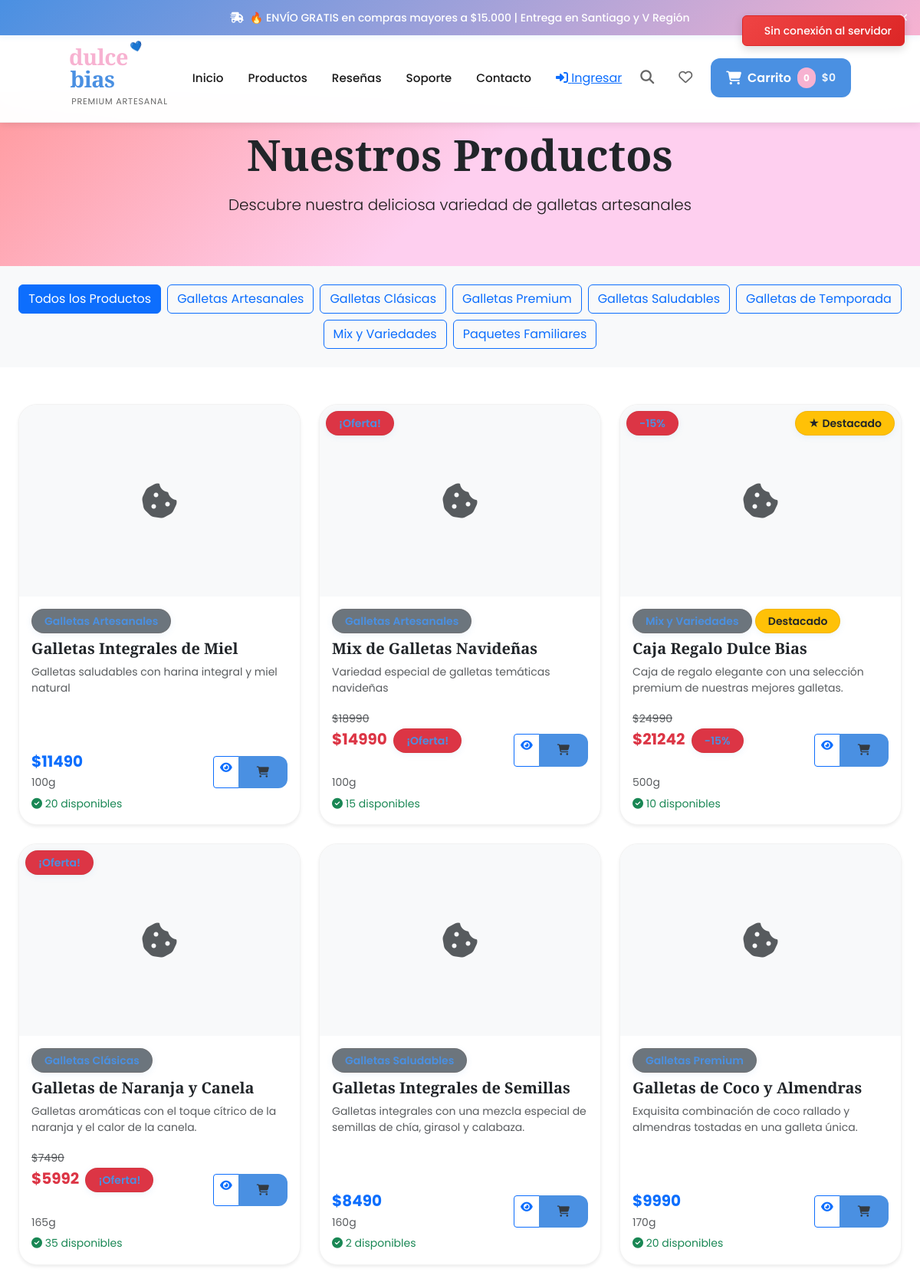
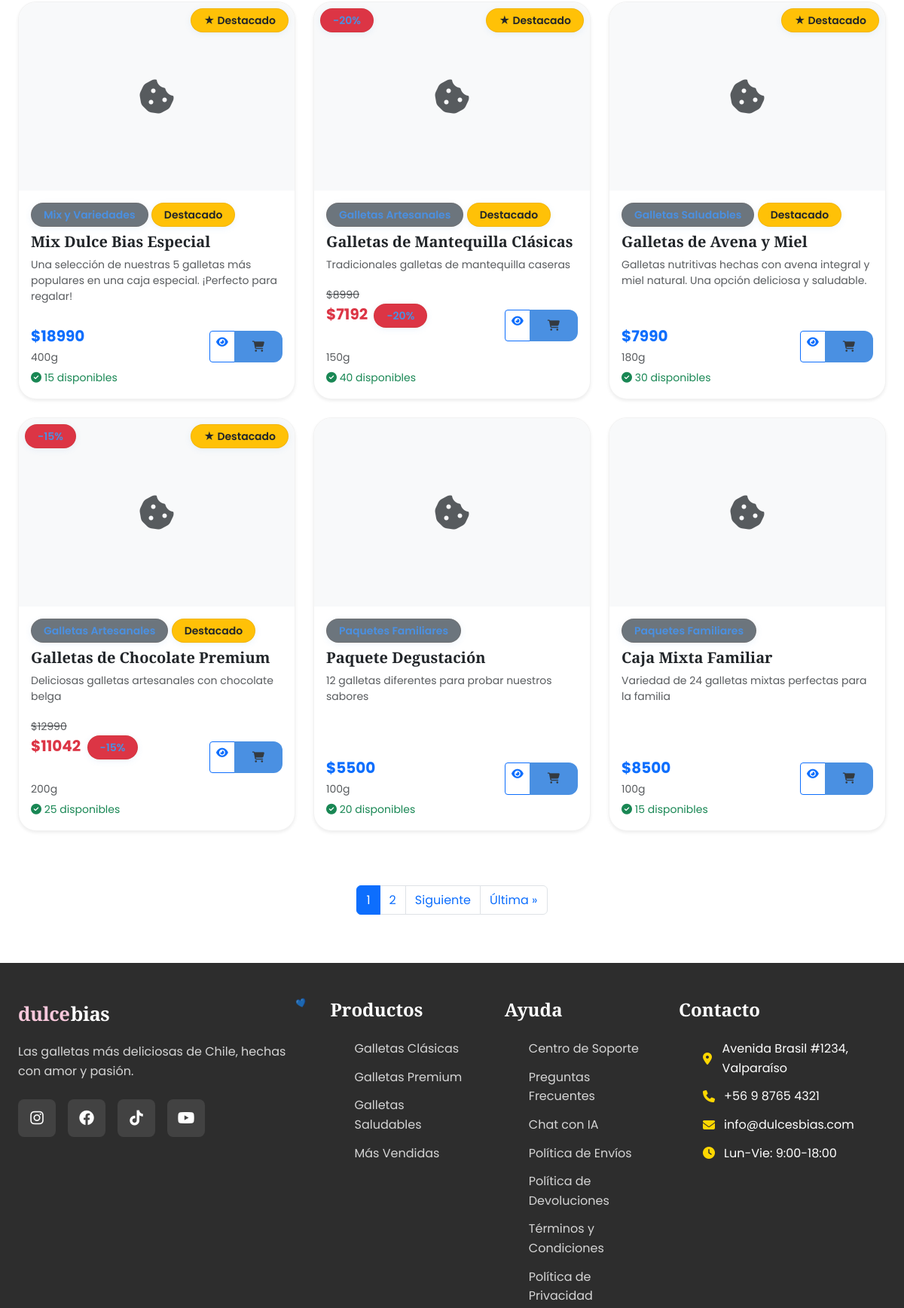
/productos/ (upper part), run on the app's committed database (2 pictures, top to bottom).
### shop/models.py (models this page shows, shortened)
class Category(models.Model):
    name = models.CharField(max_length=100, unique=True)
    slug = models.SlugField(max_length=100, unique=True)
    description = models.TextField(blank=True)
    image = models.ImageField(upload_to='categories/', blank=True, null=True)
    created_at = models.DateTimeField(auto_now_add=True)
    class Meta:
        verbose_name_plural = 'Categories'
        ordering = ['name']

class Product(models.Model):
    CATEGORY_CHOICES = [
        ('bestseller', 'Más Vendidas'),
        ('premium', 'Premium'),
        ('healthy', 'Saludables'),
        ('classic', 'Clásicas'),
    ]
    name = models.CharField(max_length=200)
    slug = models.SlugField(max_length=200, unique=True)
    category = models.ForeignKey(Category, on_delete=models.CASCADE, related_name='products')
    product_type = models.CharField(max_length=20, choices=CATEGORY_CHOICES, default='classic')
    description = models.TextField()
    ingredients = models.TextField(help_text="Lista de ingredientes separados por comas")
    price = models.DecimalField(max_digits=10, decimal_places=0)  # Precios en CLP sin decimales
    discount_percentage = models.DecimalField(max_digits=5, decimal_places=2, default=0, help_text="Porcentaje de descuento (0-100)")
    discount_price = models.DecimalField(max_digits=10, decimal_places=0, null=True, blank=True, help_text="Precio con descuento manual")
    is_on_sale = models.BooleanField(default=False, help_text="¿Está en oferta?")
    image = models.ImageField(upload_to='products/')
    stock = models.PositiveIntegerField(default=0)
    min_stock_alert = models.PositiveIntegerField(default=5, help_text="Alerta cuando el stock sea menor a este valor")
    available = models.BooleanField(default=True)
    featured = models.BooleanField(default=False)
    weight = models.PositiveIntegerField(help_text="Peso en gramos", default=100)
    nutrition_facts = models.TextField(blank=True, help_text="Información nutricional")
    tax_configuration = models.ForeignKey(
        TaxConfiguration,
        on_delete=models.SET_NULL,
        null=True,
        blank=True,
        help_text="Configuración de impuesto aplicable"
    )
    is_tax_exempt = models.BooleanField(default=False, help_text="¿Exento de impuestos?")
    created_at = models.DateTimeField(auto_now_add=True)
    updated_at = models.DateTimeField(auto_now=True)
    class Meta:
        ordering = ['-created_at']
        indexes = [
            models.Index(fields=['slug']),
            models.Index(fields=['available']),
            models.Index(fields=['featured']),
        ]
    @property
    def current_price(self):
        if self.is_on_sale:
            if self.discount_price:
                return self.discount_price
            elif self.discount_percentage > 0:
                discount_amount = self.price * (Decimal(str(self.discount_percentage)) / Decimal('100'))
                return self.price - discount_amount
        return self.price
    @property
    def is_in_stock(self):
        return self.stock > 0 and self.available

### shop/views.py (the view)
# urls.py: path('productos/', views.ProductListView.as_view(), name='product_list'),
class ProductListView(ListView):
    model = Product
    template_name = 'shop/product_list.html'
    context_object_name = 'products'
    paginate_by = 12
    def get_queryset(self):
        queryset = Product.objects.filter(available=True)
        category = self.request.GET.get('category')
        if category:
            queryset = queryset.filter(product_type=category)
        search = self.request.GET.get('search') or self.request.GET.get('q')
        if search:
            queryset = queryset.filter(
                Q(name__icontains=search) |
                Q(description__icontains=search) |
                Q(ingredients__icontains=search)
            )
        sort = self.request.GET.get('sort', '-created_at')
        if sort == 'price_low':
            queryset = queryset.order_by('price')
        elif sort == 'price_high':
            queryset = queryset.order_by('-price')
        elif sort == 'name':
            queryset = queryset.order_by('name')
        else:
            queryset = queryset.order_by('-created_at')
        return queryset
    def get_context_data(self, **kwargs):
        context = super().get_context_data(**kwargs)
        context['categories'] = Category.objects.all()
        context['current_category'] = None
        context['current_search'] = self.request.GET.get('search', '') or self.request.GET.get('q', '')
        context['current_sort'] = self.request.GET.get('sort', '-created_at')
        return context

### cart/models.py (called while the page is built)
    def get_total_price(self):
        return sum(Decimal(item['price']) * item['quantity'] for item in self.cart.values())

    def __len__(self):
        return sum(item['quantity'] for item in self.cart.values())

### shop/templates/shop/product_list.html (shortened to what this page needs)
{% extends 'base.html' %}
{% load static %}
{% block content %}
<section class="hero-section py-5" style="background: linear-gradient(135deg, #ff9a9e 0%, #fecfef 50%, #fecfef 100%);">
    <div class="container">
        <div class="row align-items-center">
            <div class="col-lg-12 text-center">
                <h1 class="display-4 fw-bold text-dark mb-3">Nuestros Productos</h1>
                <p class="lead text-dark-50">Descubre nuestra deliciosa variedad de galletas artesanales</p>
            </div>
        </div>
    </div>
</section>
<section class="py-4 bg-light">
    <div class="container">
        <div class="row">
            <div class="col-12">
                <div class="d-flex flex-wrap justify-content-center gap-2">
                    <a href="{% url 'shop:product_list' %}"
                       class="btn btn-outline-primary {% if not current_category %}active{% endif %}">
                        Todos los Productos
                    </a>
                    {% for category in categories %}
                    <a href="{% url 'shop:category_detail' category.slug %}"
                       class="btn btn-outline-primary {% if category == current_category %}active{% endif %}">
                        {{ category.name }}
                    </a>
                    {% endfor %}
                </div>
            </div>
        </div>
    </div>
</section>
<section class="py-5">
    <div class="container">
        <div class="row">
            {% for product in products %}
            <div class="col-lg-4 col-md-6 mb-4">
                <div class="card product-card h-100 shadow-sm">
                    <div class="card-img-top-wrapper" style="height: 250px; overflow: hidden; position: relative;">
                        {% if product.image %}
                        <img src="{{ product.image.url }}"
                             class="card-img-top"
                             alt="{{ product.name }}"
                             style="width: 100%; height: 100%; object-fit: cover;">
                        {% else %}
                        <div class="d-flex align-items-center justify-content-center h-100 bg-light">
                            <i class="fas fa-cookie-bite fa-3x text-muted"></i>
                        </div>
                        {% endif %}
                        {% if product.is_on_sale %}
                        <div class="position-absolute top-0 start-0 m-2">
                            <span class="badge bg-danger">
                                {% if product.discount_percentage > 0 %}
                                    -{{ product.discount_percentage|floatformat:0 }}%
                                {% else %}
                                    ¡Oferta!
                                {% endif %}
                            </span>
                        </div>
                        {% endif %}
                        {% if product.featured %}
                        <div class="position-absolute top-0 end-0 m-2">
                            <span class="badge bg-warning text-dark">★ Destacado</span>
                        </div>
                        {% endif %}
                    </div>
                    <div class="card-body d-flex flex-column">
                        <div class="mb-2">
                            <small class="badge bg-secondary">{{ product.category.name }}</small>
                            {% if product.featured %}
                            <small class="badge bg-warning text-dark">Destacado</small>
                            {% endif %}
                        </div>
                        <h5 class="card-title">{{ product.name }}</h5>
                        <p class="card-text text-muted flex-grow-1">
                            {{ product.description|truncatewords:15 }}
                        </p>
                        <div class="d-flex justify-content-between align-items-center mt-auto">
                            <div>
                                {% if product.is_on_sale %}
                                    <div class="price-container">
                                        <span class="text-muted text-decoration-line-through small">${{ product.price|floatformat:0 }}</span>
                                        <br>
                                        <span class="h5 text-danger fw-bold">${{ product.current_price|floatformat:0 }}</span>
                                        <small class="badge bg-danger ms-1">
                                            {% if product.discount_percentage > 0 %}
                                                -{{ product.discount_percentage|floatformat:0 }}%
                                            {% else %}
                                                ¡Oferta!
                                            {% endif %}
                                        </small>
                                    </div>
                                {% else %}
                                    <span class="h5 text-primary fw-bold">${{ product.price|floatformat:0 }}</span>
                                {% endif %}
                                <br>
                                <small class="text-muted">{{ product.weight }}g</small>
                            </div>
                            <div class="btn-group" role="group">
                                <a href="{% url 'shop:product_detail' product.slug %}"
                                   class="btn btn-outline-primary btn-sm">
                                    <i class="fas fa-eye"></i>
                                </a>
                                {% if product.is_in_stock %}
                                <button class="btn btn-primary btn-sm add-to-cart"
                                        data-product-id="{{ product.id }}">
                                    <i class="fas fa-shopping-cart"></i>
                                </button>
                                {% else %}
                                <button class="btn btn-secondary btn-sm" disabled>
                                    <i class="fas fa-times"></i>
                                </button>
                                {% endif %}
                            </div>
                        </div>
                        {% if not product.is_in_stock %}
                        <small class="text-danger mt-1">
                            <i class="fas fa-exclamation-triangle"></i> Agotado
                        </small>
                        {% else %}
                        <small class="text-success mt-1">
                            <i class="fas fa-check-circle"></i> {{ product.stock }} disponibles
                        </small>
                        {% endif %}
                    </div>
                </div>
            </div>
            {% endfor %}
        </div>
        {% if is_paginated %}
        <div class="row mt-5">
            <div class="col-12">
                <nav aria-label="Navegación de productos">
                    <ul class="pagination justify-content-center">
                        {% for num in page_obj.paginator.page_range %}
                        {% if page_obj.number == num %}
                        <li class="page-item active">
                            <span class="page-link">{{ num }}</span>
                        </li>
                        {% elif num > page_obj.number|add:'-3' and num < page_obj.number|add:'3' %}
                        <li class="page-item">
                            <a class="page-link" href="?page={{ num }}">{{ num }}</a>
                        </li>
                        {% endif %}
                        {% endfor %}
                        {% if page_obj.has_next %}
                        <li class="page-item">
                            <a class="page-link" href="?page={{ page_obj.next_page_number }}">Siguiente</a>
                        </li>
                        <li class="page-item">
                            <a class="page-link" href="?page={{ page_obj.paginator.num_pages }}">Última &raquo;</a>
                        </li>
                        {% endif %}
                    </ul>
                </nav>
            </div>
        </div>
        {% endif %}
    </div>
</section>
{% endblock %}

### static/css/styles.css (style rules this page uses)
*, *::before, *::after { margin: 0; padding: 0; box-sizing: border-box; }
:root { --primary-blue: #4A90E2; --primary-blue-dark: #357ABD; --primary-blue-light: #6BA3E8; --accent-pink: #F7B2D1; --accent-pink-dark: #E896C1; --accent-pink-light: #F9C8DC; --background-light: #F8FAFF; --background-cream: #FDF9FF; --white: #FFFFFF; --black: #1A1A1A; --gray-dark: #2D2D2D; --gray-medium: #666666; --gray-light: #E8F1FF; --success: #10B981; --error: #EF4444; --warning: #F59E0B; --primary-color: #4A90E2; --primary-dark: #357ABD; --accent-color: #FFD700; --gradient-primary: linear-gradient(135deg, var(--primary-blue) 0%, var(--accent-pink) 100%); --gradient-light: linear-gradient(135deg, var(--background-light) 0%, var(--accent-pink-light) 100%); --font-primary: 'Poppins', -apple-system, BlinkMacSystemFont, 'Segoe UI', sans-serif; --font-display: 'Playfair Display', serif; --container-max-width: 1200px; --section-padding: 5rem 0; --border-radius: 12px; --border-radius-large: 24px; --shadow-sm: 0 2px 8px rgba(74, 144, 226, 0.1); --shadow-md: 0 4px 16px rgba(74, 144, 226, 0.15); --shadow-lg: 0 8px 32px rgba(74, 144, 226, 0.2); --shadow-xl: 0 16px 64px rgba(74, 144, 226, 0.25); --transition-fast: 0.15s ease; --transition-medium: 0.3s ease; --transition-slow: 0.5s ease; }
html { scroll-behavior: smooth; font-size: 16px; }
body { font-family: var(--font-primary); line-height: 1.6; color: var(--black); background-color: var(--white); overflow-x: hidden; padding-top: 120px; }
.container { max-width: var(--container-max-width); margin: 0 auto; padding: 0 1.5rem; }
h1, h2, h3, h4, h5, h6 { font-family: var(--font-display); font-weight: 600; line-height: 1.2; color: var(--black); }
.badge { background: var(--white); color: var(--primary-color); font-size: 0.875rem; font-weight: 600; padding: 0.5rem 1rem; border-radius: 20px; box-shadow: var(--shadow-sm); border: 1px solid rgba(139, 69, 19, 0.1); }
.product-card { background: var(--white); border-radius: var(--border-radius-large); overflow: hidden; box-shadow: var(--shadow-sm); transition: var(--transition-medium); position: relative; border: 1px solid rgba(0, 0, 0, 0.05); }
.product-card p { color: var(--gray-medium); margin-bottom: 1rem; font-size: 0.875rem; line-height: 1.5; }
.add-to-cart { flex: 1; background: var(--primary-color); color: #343a40 !important; border: none; padding: 0.875rem 1.5rem; border-radius: var(--border-radius); font-weight: 600; cursor: pointer; transition: var(--transition-medium); display: flex; align-items: center; justify-content: center; gap: 0.5rem; font-size: 0.9rem; }
.btn.add-to-cart, .btn.btn-primary.add-to-cart { color: #343a40 !important; }

### static/css/button_fix.css (style rules this page uses)
:root { --primary-color: var(--primary-blue); --primary-dark: var(--primary-blue-dark); --accent-color: #FFD700; }
.cart-btn, .user-btn, .add-to-cart, .quick-view, .filter-btn, .cta-secondary, .load-more-btn { transition: all 0.3s ease !important; }

### data on the page
Category: name "Galletas Artesanales"
Category: name "Galletas Clásicas"
Category: name "Galletas Premium"
Category: name "Galletas Saludables"
Category: name "Galletas de Temporada"
Category: name "Mix y Variedades"
Category: name "Paquetes Familiares"
Product: name "Galletas Integrales de Miel", description "Galletas saludables con harina integral y miel natural", price "11490", weight "100", stock "20"
Product: discount_percentage "¡Oferta!", name "Mix de Galletas Navideñas", description "Variedad especial de galletas temáticas navideñas", price "18990", current_price "14990", weight "100", stock "15"
Product: discount_percentage "15", featured "★ Destacado", name "Caja Regalo Dulce Bias", description "Caja de regalo elegante con una selección premium de nuestras mejores galletas.", price "24990", current_price "21242", weight "500", stock "10"
Product: discount_percentage "¡Oferta!", name "Galletas de Naranja y Canela", description "Galletas aromáticas con el toque cítrico de la naranja y el calor de la canela.", price "7490", current_price "5992", weight "165", stock "35"
Product: name "Galletas Integrales de Semillas", description "Galletas integrales con una mezcla especial de semillas de chía, girasol y calabaza.", price "8490", weight "160", stock "2"
Product: name "Galletas de Coco y Almendras", description "Exquisita combinación de coco rallado y almendras tostadas en una galleta única.", price "9990", weight "170", stock "20"
Product: featured "★ Destacado", name "Mix Dulce Bias Especial", description "Una selección de nuestras 5 galletas más populares en una caja especial. ¡Perfecto para regalar!", price "18990", weight "400", stock "15"
Product: discount_percentage "20", featured "★ Destacado", name "Galletas de Mantequilla Clásicas", description "Tradicionales galletas de mantequilla caseras", price "8990", current_price "7192", weight "150", stock "40"
Product: featured "★ Destacado", name "Galletas de Avena y Miel", description "Galletas nutritivas hechas con avena integral y miel natural. Una opción deliciosa y saludable.", price "7990", weight "180", stock "30"
Product: discount_percentage "15", featured "★ Destacado", name "Galletas de Chocolate Premium", description "Deliciosas galletas artesanales con chocolate belga", price "12990", current_price "11042", weight "200", stock "25"
Product: name "Paquete Degustación", description "12 galletas diferentes para probar nuestros sabores", price "5500", weight "100", stock "20"
Product: name "Caja Mixta Familiar", description "Variedad de 24 galletas mixtas perfectas para la familia", price "8500", weight "100", stock "15"

### other printed values
{{ cart_items_count|default:0 }} "0"
{{ cart_total|default:"$0" }} "$0"
{{ num }} "1"
{{ num }} "2"
